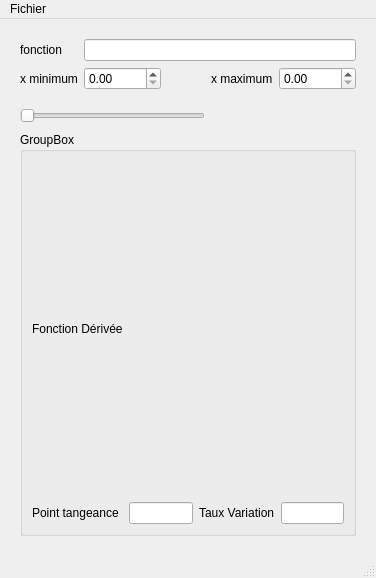
<?xml version="1.0" encoding="UTF-8"?>
<ui version="4.0">
 <class>MainWindow</class>
 <widget class="QMainWindow" name="MainWindow">
  <property name="geometry">
   <rect>
    <x>0</x>
    <y>0</y>
    <width>376</width>
    <height>578</height>
   </rect>
  </property>
  <property name="windowTitle">
   <string>MainWindow</string>
  </property>
  <widget class="QWidget" name="centralwidget">
   <layout class="QGridLayout" name="gridLayout_2">
    <property name="leftMargin">
     <number>20</number>
    </property>
    <property name="topMargin">
     <number>20</number>
    </property>
    <property name="rightMargin">
     <number>20</number>
    </property>
    <property name="bottomMargin">
     <number>20</number>
    </property>
    <item row="0" column="0">
     <layout class="QGridLayout" name="gridLayout" rowstretch="0,0,10,0,0,0" columnstretch="0,2,1,0,2">
      <item row="2" column="2">
       <spacer name="horizontalSpacer">
        <property name="orientation">
         <enum>Qt::Orientation::Horizontal</enum>
        </property>
        <property name="sizeHint" stdset="0">
         <size>
          <width>40</width>
          <height>20</height>
         </size>
        </property>
       </spacer>
      </item>
      <item row="3" column="0" colspan="5">
       <layout class="QVBoxLayout" name="matplotlibVLayout" stretch="">
        <property name="spacing">
         <number>12</number>
        </property>
        <property name="topMargin">
         <number>10</number>
        </property>
        <property name="bottomMargin">
         <number>0</number>
        </property>
       </layout>
      </item>
      <item row="4" column="0" colspan="3">
       <widget class="QSlider" name="tangeanteHorizontalSlider">
        <property name="orientation">
         <enum>Qt::Orientation::Horizontal</enum>
        </property>
       </widget>
      </item>
      <item row="2" column="3">
       <widget class="QLabel" name="xMaximumLabel">
        <property name="text">
         <string>x maximum</string>
        </property>
       </widget>
      </item>
      <item row="4" column="3">
       <spacer name="horizontalSpacer_2">
        <property name="orientation">
         <enum>Qt::Orientation::Horizontal</enum>
        </property>
        <property name="sizeHint" stdset="0">
         <size>
          <width>40</width>
          <height>20</height>
         </size>
        </property>
       </spacer>
      </item>
      <item row="2" column="0">
       <widget class="QLabel" name="xMinimumLabel">
        <property name="text">
         <string>x minimum</string>
        </property>
       </widget>
      </item>
      <item row="2" column="1">
       <widget class="QDoubleSpinBox" name="xMinimumDoubleSpinBox"/>
      </item>
      <item row="1" column="1" colspan="4">
       <widget class="QLineEdit" name="fonctionLineEdit"/>
      </item>
      <item row="2" column="4">
       <widget class="QDoubleSpinBox" name="xMaximumDoubleSpinBox"/>
      </item>
      <item row="1" column="0">
       <widget class="QLabel" name="fonctionLabel">
        <property name="text">
         <string>fonction</string>
        </property>
       </widget>
      </item>
      <item row="5" column="0" colspan="5">
       <widget class="QGroupBox" name="groupBox">
        <property name="title">
         <string>GroupBox</string>
        </property>
        <layout class="QGridLayout" name="gridLayout_3" rowstretch="0,0" columnstretch="0,2,0,2">
         <item row="1" column="2">
          <widget class="QLabel" name="tauxVariationLabel">
           <property name="text">
            <string>Taux Variation</string>
           </property>
          </widget>
         </item>
         <item row="1" column="1">
          <widget class="QLineEdit" name="pointTangeancelineEdit"/>
         </item>
         <item row="0" column="0">
          <widget class="QLabel" name="fonctionDeriveeLabel">
           <property name="text">
            <string>Fonction Dérivée</string>
           </property>
          </widget>
         </item>
         <item row="1" column="3">
          <widget class="QLineEdit" name="tauxVariationLineEdit"/>
         </item>
         <item row="0" column="1">
          <widget class="QLabel" name="fonctionDeriveeLabel2"/>
         </item>
         <item row="1" column="0">
          <widget class="QLabel" name="pointTangeanceLabel_3">
           <property name="text">
            <string>Point tangeance</string>
           </property>
          </widget>
         </item>
        </layout>
       </widget>
      </item>
     </layout>
    </item>
   </layout>
  </widget>
  <widget class="QMenuBar" name="menubar">
   <property name="geometry">
    <rect>
     <x>0</x>
     <y>0</y>
     <width>376</width>
     <height>33</height>
    </rect>
   </property>
   <widget class="QMenu" name="menuFichier">
    <property name="title">
     <string>Fichier</string>
    </property>
   </widget>
   <addaction name="menuFichier"/>
  </widget>
  <widget class="QStatusBar" name="statusbar"/>
 </widget>
 <resources/>
 <connections/>
</ui>
